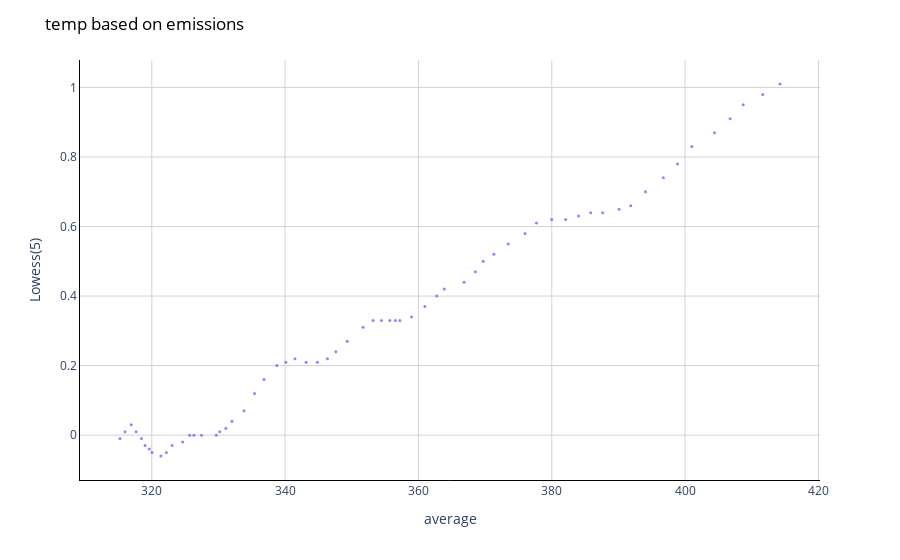

Notebook code cell kept with this figure:
### Code cell
fig = px.scatter(df, x=df['average'], y=df['Lowess(5)'], 
                 opacity=0.8)

# Change chart background color
fig.update_layout(dict(plot_bgcolor = 'white'))

# Update axes lines
fig.update_xaxes(showgrid=True, gridwidth=1, gridcolor='lightgrey', 
                 zeroline=True, zerolinewidth=1, zerolinecolor='lightgrey', 
                 showline=True, linewidth=1, linecolor='black')

fig.update_yaxes(showgrid=True, gridwidth=1, gridcolor='lightgrey', 
                 zeroline=True, zerolinewidth=1, zerolinecolor='lightgrey', 
                 showline=True, linewidth=1, linecolor='black')

# Set figure title
fig.update_layout(title=dict(text="temp based on emissions", 
                             font=dict(color='black')))

# Update marker size
fig.update_traces(marker=dict(size=3))

fig.show()

### Figure 1 — Plotly figure (JSON) as saved in the notebook; plotly's stock layout.template omitted (floating-point values rounded to 4 significant figures)
{"data": [{"hovertemplate": "average=%{x}<br>Lowess(5)=%{y}<extra></extra>", "legendgroup": "", "marker": {"color": "#636efa", "opacity": 0.8, "size": 3, "symbol": "circle"}, "mode": "markers", "name": "", "orientation": "v", "showlegend": false, "type": "scatter", "x": [315.2, 316.0, 316.9, 317.6, 318.5, 319.0, 319.6, 320.0, 321.4, 322.2, 323.1, 324.6, 325.7, 326.3, 327.5, 329.7, 330.2, 331.1, 332.0, 333.8, 335.4, 336.8, 338.8, 340.1, 341.5, 343.2, 344.8, 346.4, 347.6, 349.3, 351.7, 353.2, 354.5, 355.7, 356.5, 357.2, 359.0, 361.0, 362.7, 363.9, 366.8, 368.5, 369.7, 371.3, 373.5, 376.0, 377.7, 380.0, 382.1, 384.0, 385.8, 387.6, 390.1, 391.9, 394.1, 396.7, 398.9, 401.0, 404.4, 406.8, 408.7, 411.7, 414.2], "xaxis": "x", "y": [-0.01, 0.01, 0.03, 0.01, -0.01, -0.03, -0.04, -0.05, -0.06, -0.05, -0.03, -0.02, 0, 0, 0, 0, 0.01, 0.02, 0.04, 0.07, 0.12, 0.16, 0.2, 0.21, 0.22, 0.21, 0.21, 0.22, 0.24, 0.27, 0.31, 0.33, 0.33, 0.33, 0.33, 0.33, 0.34, 0.37, 0.4, 0.42, 0.44, 0.47, 0.5, 0.52, 0.55, 0.58, 0.61, 0.62, 0.62, 0.63, 0.64, 0.64, 0.65, 0.66, 0.7, 0.74, 0.78, 0.83, 0.87, 0.91, 0.95, 0.98, 1.01], "yaxis": "y"}], "layout": {"legend": {"tracegroupgap": 0}, "margin": {"t": 60}, "plot_bgcolor": "white", "title": {"font": {"color": "black"}, "text": "temp based on emissions"}, "xaxis": {"anchor": "y", "domain": [0, 1], "gridcolor": "lightgrey", "gridwidth": 1, "linecolor": "black", "linewidth": 1, "showgrid": true, "showline": true, "title": {"text": "average"}, "zeroline": true, "zerolinecolor": "lightgrey", "zerolinewidth": 1}, "yaxis": {"anchor": "x", "domain": [0, 1], "gridcolor": "lightgrey", "gridwidth": 1, "linecolor": "black", "linewidth": 1, "showgrid": true, "showline": true, "title": {"text": "Lowess(5)"}, "zeroline": true, "zerolinecolor": "lightgrey", "zerolinewidth": 1}}}
